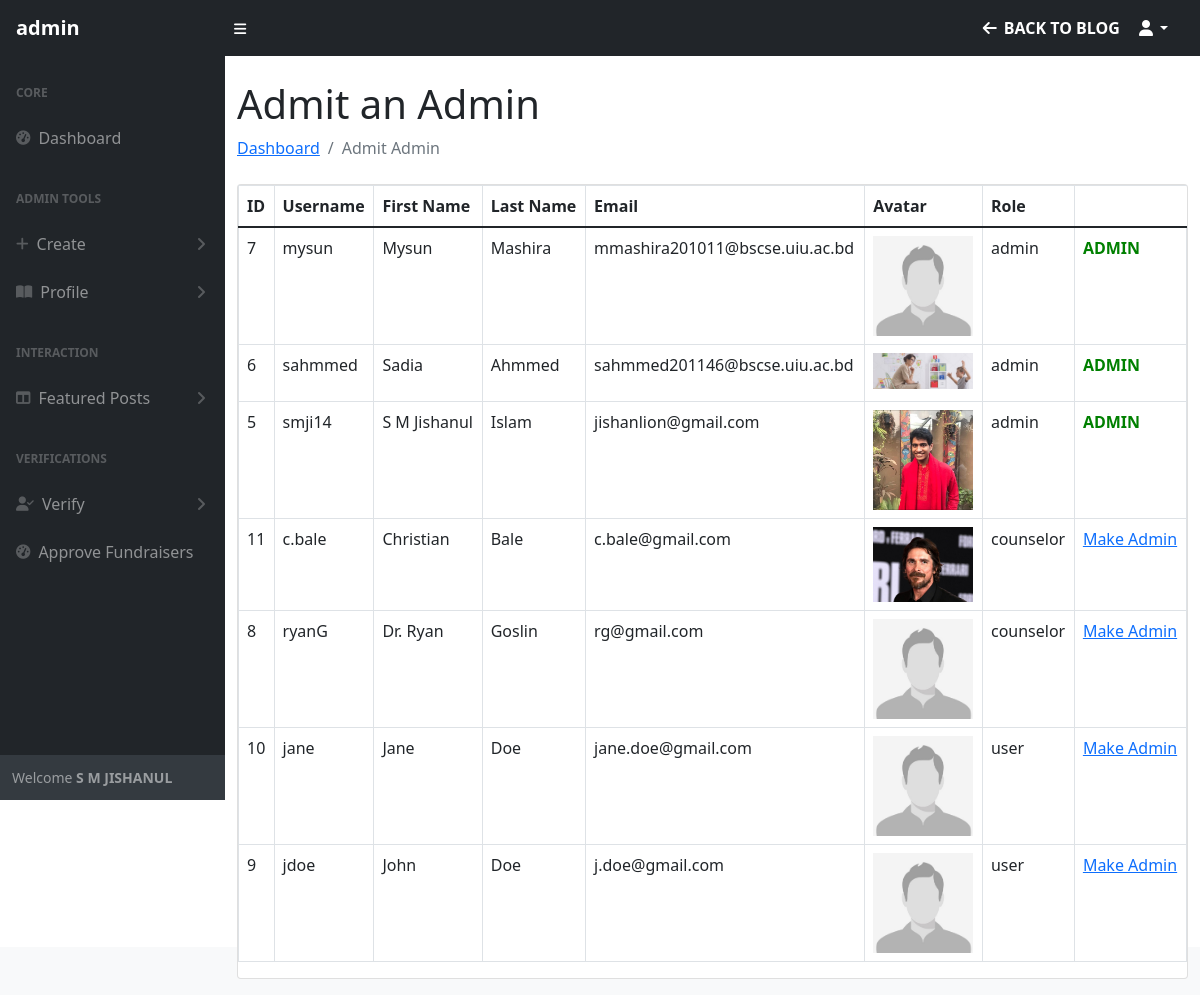
The app's page /admin/view_admin.php (signed in), older data.
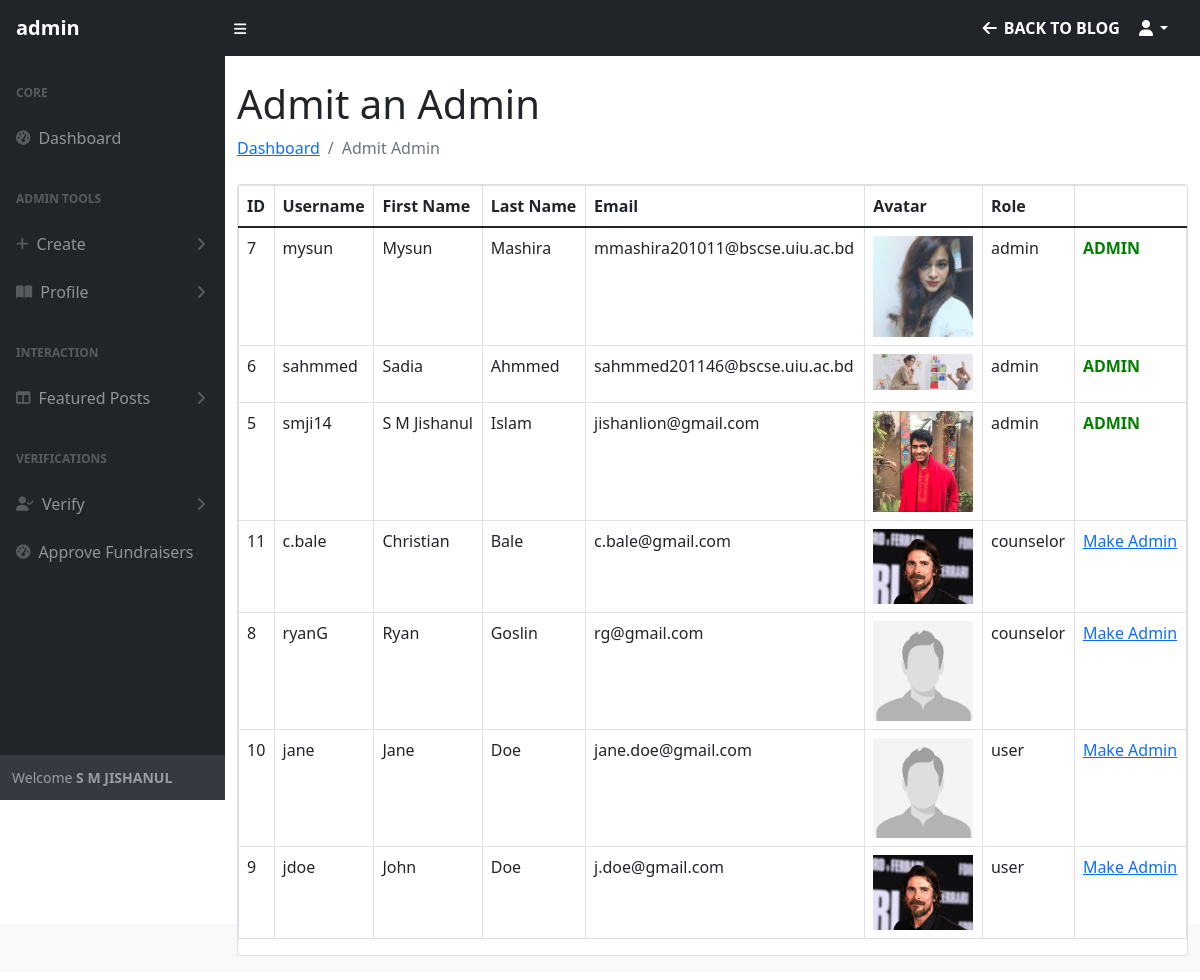
The same page, newer data.
### tables this page shows
CREATE TABLE `users` (
  `id` int(11) NOT NULL,
  `first_name` varchar(255) NOT NULL,
  `last_name` varchar(255) NOT NULL,
  `username` varchar(255) NOT NULL,
  `password` varchar(255) NOT NULL,
  `email` varchar(255) NOT NULL,
  `phone` varchar(255) NOT NULL DEFAULT '12345678911',
  `role` int(11) DEFAULT 3,
  `verified` enum('T','F') DEFAULT 'F',
  `avatar` text DEFAULT 'demo.jpg',
  `area` varchar(255) NOT NULL,
  `city` varchar(255) NOT NULL,
  `state` varchar(255) NOT NULL,
  `speciality` varchar(255) DEFAULT NULL,
  `randSalt` varchar(255) DEFAULT '$2y$10$verycrazystring1234567'
);

CREATE TABLE `user_type` (
  `type_id` int(11) NOT NULL,
  `role` varchar(255) NOT NULL DEFAULT 'user'
);

### admin/includes/functions.php (the view, shortened to what this page needs)
<?php
function getRoleByID($id)
{
    global $connection;
    $query = "SELECT role FROM user_type WHERE type_id=$id";
    $res = mysqli_query($connection, $query) or die("Failed" . mysqli_error($connection));
    if ($res) {
        return mysqli_fetch_assoc($res)["role"];
    }
}
function toggleAdmin($role, $id)
{
    if ($role != 1) {
        return "<a onClick=\"javascript: return confirm('Are you sure you want to make this user an admin?');\" href='view_admin.php?target=make&id={$id}'>Make Admin</a>";
    } else {
        return "<p style='color: green;'><strong>ADMIN</strong></p>";
    }
}
function getAllUsersInATable()
{
    global $connection;
    $query = "SELECT * FROM users ORDER BY role, username";
    $res = mysqli_query($connection, $query) or die("Failed" . mysqli_error($connection));
    if ($res) {
        while ($row = mysqli_fetch_assoc($res)) {
            echo "
            <tr>
                <td>{$row['id']}</td>
                <td>{$row['username']}</td>
                <td>{$row['first_name']}</td>
                <td>{$row['last_name']}</td>
                <td>{$row['email']}</td>
                <td><img width=100 class='img-responsive' src='../images/avatars/{$row['avatar']}' alt='user image' /></td>
                <td>" . getRoleByID($row["role"]) . "</td>
                <td>" . toggleAdmin($row["role"], $row["id"]) . "</td>
            </tr>
            ";
        }
    }
}

Row changes from the older to the newer data that the page shows:
changed users "mysun": avatar: a different picture
changed users "ryanG": first_name "Dr. Ryan" → "Ryan"
changed users "jdoe": avatar: a different picture
